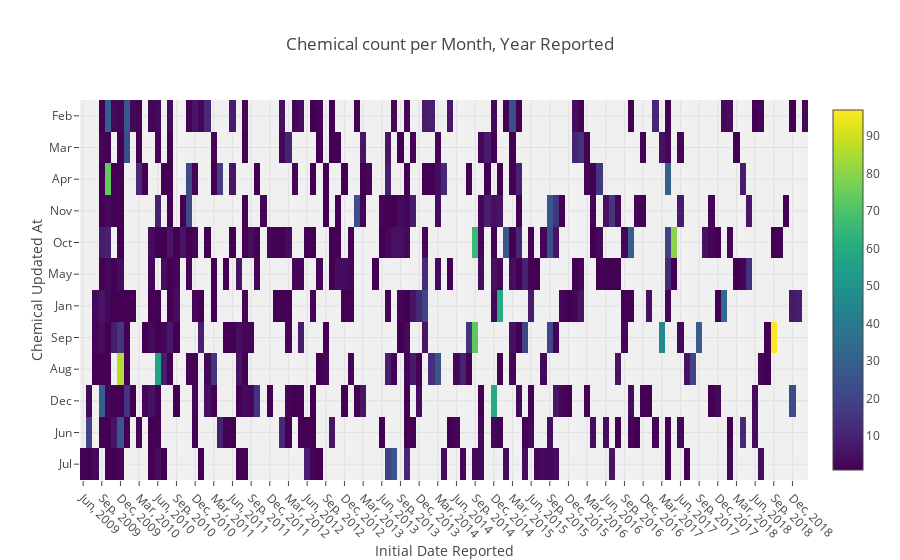

Source (notebook cell):
### Code cell
data_plot = [
    go.Heatmap(
        z = chemicalcount_data,
        x = initial_data,
        y = updatedat_data,
        colorscale='Viridis',
    )
]

layout = go.Layout(
    title='Chemical count per Month, Year Reported',
    xaxis = dict(tickangle=45, title = 'Initial Date Reported'),
    yaxis = dict(title = 'Chemical Updated At'),
    plot_bgcolor='rgba(240,240,240, 0.95)'
)

fig = go.Figure(data=data_plot, layout=layout)
offline.iplot(fig, filename='initial_updated_heatmap')

### Figure 1 — Plotly figure (JSON) as saved in the notebook; plotly's stock layout.template omitted (floating-point values rounded to 4 significant figures; data arrays with more than 128 entries replaced by an {"elided": "..."} marker saying what was removed)
{"data": [{"colorscale": "Viridis", "type": "heatmap", "uid": "88a6ca2c-4d5e-4de4-8ccd-dd4045e259fa", "x": {"elided": "9085 str values"}, "y": {"elided": "9085 str values"}, "z": {"elided": "9085 int values"}}], "layout": {"plot_bgcolor": "rgba(240,240,240, 0.95)", "title": {"text": "Chemical count per Month, Year Reported"}, "xaxis": {"tickangle": 45, "title": {"text": "Initial Date Reported"}}, "yaxis": {"title": {"text": "Chemical Updated At"}}}}
